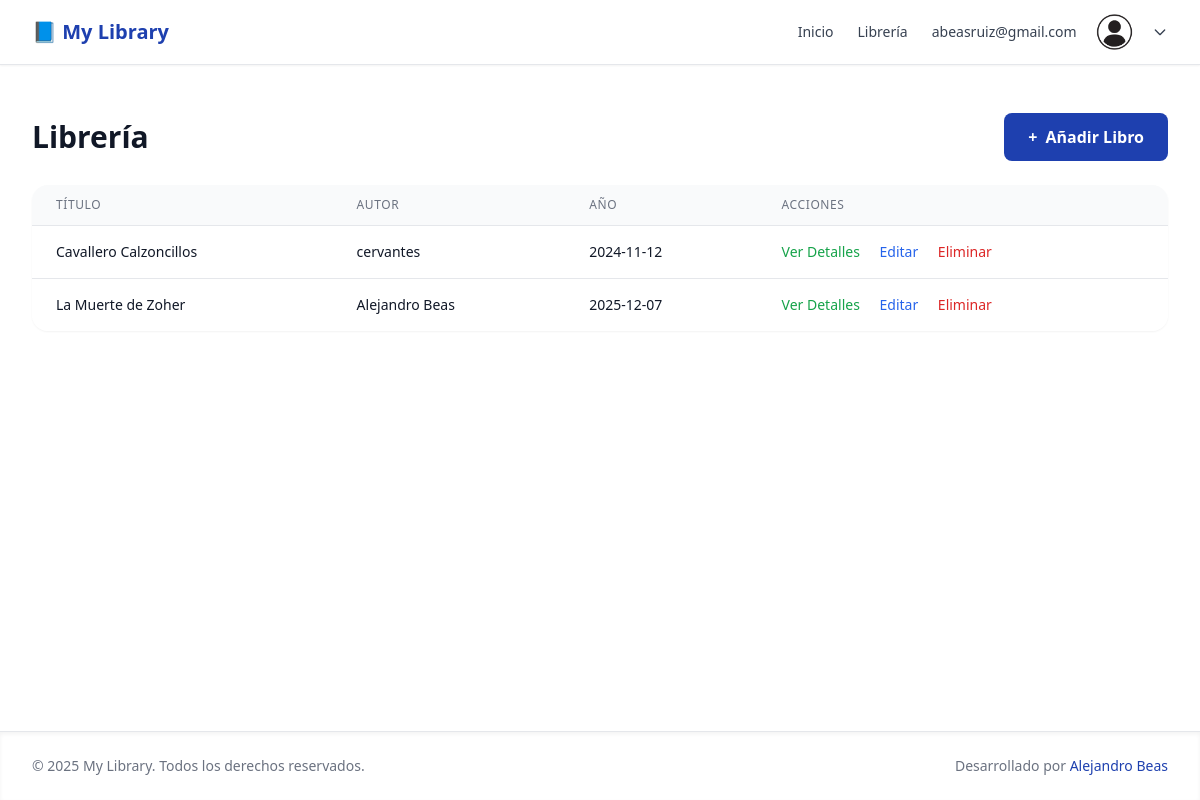
/books (signed in), run on an earlier commit of the app's database.
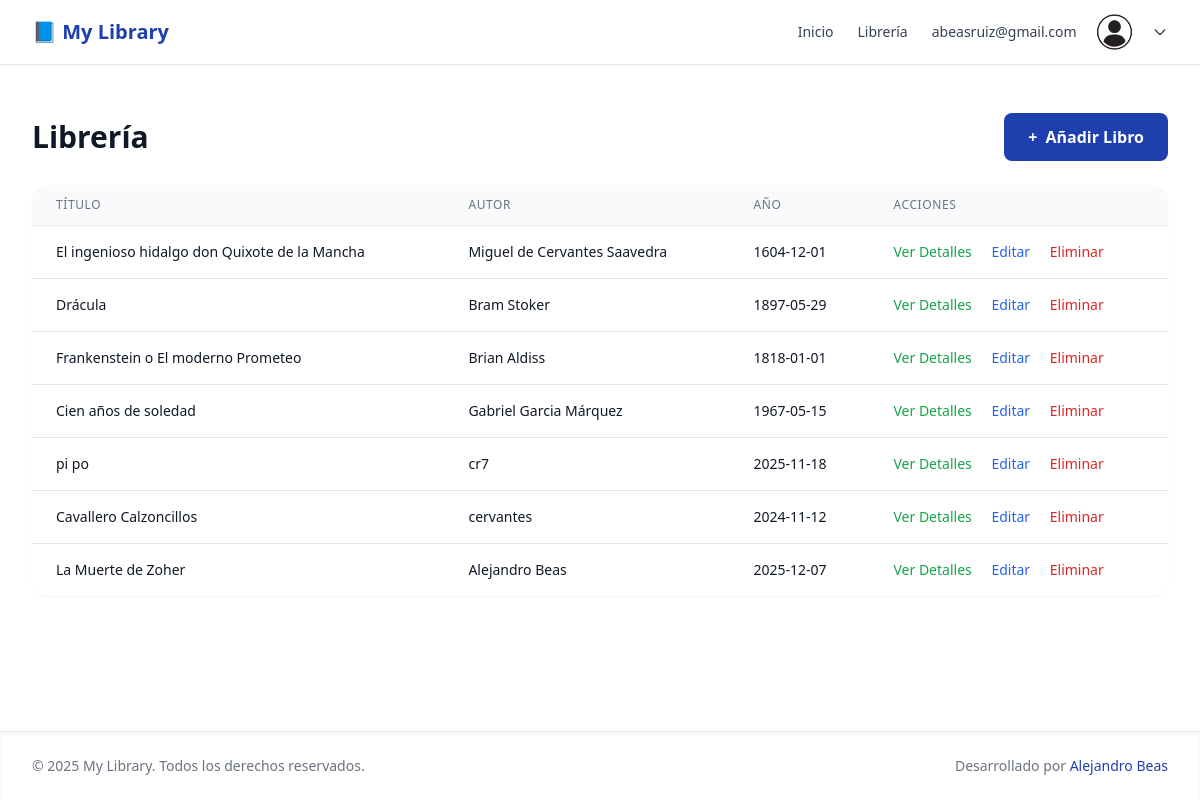
And on a later commit of the database.
### tables this page shows
CREATE TABLE books (
	id INTEGER NOT NULL PRIMARY KEY AUTOINCREMENT,
	title TEXT NOT NULL,
	author TEXT,
	publish_date TEXT
, sinopsis varchar(45) default NULL, Etiqueta varchar(45) default NULL, genres TEXT NOT NULL);

### controllers/bookscontroller.php (called while the page is built)
<?php
require_once __DIR__ . '/../models/books.php';
$books = getAllBooks($db);
require __DIR__ . '/../views/books_list.view.php';

### models/books.php (called while the page is built, shortened)
<?php
function getAllBooks(PDO $db): array {
    $stmt = $db->query("SELECT id, title, author, publish_date FROM books ORDER BY id DESC");
    return $stmt->fetchAll();
}

### views/books_list.view.php (the view, shortened to what this page needs)
<?php include 'partials/header.view.php'; ?>
<main class="flex-1">
    <div class="max-w-7xl mx-auto py-6 sm:px-6 lg:px-8">
        <div class="px-4 py-6 sm:px-0">
            <div class="flex justify-between items-center mb-6">
                <h1 class="text-3xl font-bold text-gray-900">Librería</h1>
                <?php if ($_SESSION['user']): ?>
                    <a href="/add-book" class="bg-primary text-white px-6 py-3 rounded-lg hover:bg-red-700 font-semibold flex items-center">
                        <span class="mr-2">+</span> Añadir Libro
                    </a>
                <?php endif; ?>
            </div>
            <?php if (empty($books)): ?>
                <div class="text-center py-12 bg-white rounded-2xl shadow-sm">
                    <div class="text-gray-400 text-6xl mb-4">📚</div>
                    <h3 class="text-xl font-semibold text-gray-900 mb-2">No hay libros en la biblioteca</h3>
                    <p class="text-gray-500 mb-6">Comienza añadiendo tu primer libro a la colección.</p>
                    <?php if ($_SESSION['user']): ?>
                        <a href="/add-book" class="bg-primary text-white px-6 py-3 rounded-lg hover:bg-red-700 font-semibold inline-block">
                            Añadir Primer Libro
                        </a>
                    <?php else: ?>
                        <p class="text-gray-500">Inicia sesión para añadir libros.</p>
                    <?php endif; ?>
                </div>
            <?php else: ?>
                <div class="bg-white rounded-2xl shadow-sm overflow-hidden">
                    <div class="overflow-x-auto">
                        <table class="min-w-full divide-y divide-gray-200">
                            <thead class="bg-gray-50">
                                <tr>
                                    <th class="px-6 py-3 text-left text-xs font-medium text-gray-500 uppercase tracking-wider">Título</th>
                                    <th class="px-6 py-3 text-left text-xs font-medium text-gray-500 uppercase tracking-wider">Autor</th>
                                    <th class="px-6 py-3 text-left text-xs font-medium text-gray-500 uppercase tracking-wider">Año</th>
                                    <?php if ($_SESSION['user']): ?>
                                        <th class="px-6 py-3 text-left text-xs font-medium text-gray-500 uppercase tracking-wider">Acciones</th>
                                    <?php endif; ?>
                                </tr>
                            </thead>
                            <tbody class="bg-white divide-y divide-gray-200">
                                <?php foreach ($books as $book): ?>
                                    <tr class="hover:bg-gray-50">
                                        <td class="px-6 py-4 whitespace-nowrap">
                                            <a href="/view-book/<?= $book['id'] ?>"><div class="text-sm font-medium text-gray-900"><?= htmlspecialchars($book['title']) ?> </div></a>
                                        </td>
                                        <td class="px-6 py-4 whitespace-nowrap">
                                            <div class="text-sm text-gray-900"><?= htmlspecialchars($book['author']) ?></div>
                                        </td>
                                        <td class="px-6 py-4 whitespace-nowrap">
                                            <div class="text-sm text-gray-900"><?= htmlspecialchars($book['publish_date']) ?></div>
                                        </td>
                                        <?php if ($_SESSION['user']): ?>
                                        <td class="px-6 py-4 whitespace-nowrap text-sm font-medium">
                                            <a href="/view-book/<?= $book['id'] ?>" class="text-green-600 hover:text-green-900 mr-4">Ver Detalles</a>
                                            <a href="/edit-book/<?= $book['id'] ?>" class="text-blue-600 hover:text-blue-900 mr-4">Editar</a>
                                            <form action="/delete-book/<?= $book['id'] ?>" method="POST" class="inline" onsubmit="return confirm('¿Estás seguro de que quieres eliminar este libro?')">
                                                <button type="submit" class="text-red-600 hover:text-red-900">Eliminar</button>
                                            </form>
                                        </td>
                                    <?php endif; ?>
                                    </tr>
                                <?php endforeach; ?>
                            </tbody>
                        </table>
                    </div>
                </div>
            <?php endif; ?>
        </div>
    </div>
</main>
<?php include 'partials/footer.view.php'; ?>

### index.php (shortened to what this page needs)
    <?php
$uri = parse_url($_SERVER['REQUEST_URI'], PHP_URL_PATH);
$uri = trim($uri, '/');
$segments = explode('/', $uri);
$route = $segments[0] ?? 'home';
$controller = $route . 'controller';
$controllerPath = "controllers/{$controller}.php";
if (file_exists($controllerPath)) {
    require $controllerPath;
} else {
    http_response_code(404);
    require 'views/404.view.php';
}

### views/partials/header.view.php (shortened to what this page needs)
<!DOCTYPE html>
<html lang="es" class="h-full bg-white">
<head>
    <script src="https://cdn.tailwindcss.com"></script>
</head>
<body class="h-full flex flex-col bg-white text-gray-800 antialiased">
<header class="bg-white border-b border-gray-200 shadow-sm sticky top-0 z-50">
    <div class="max-w-7xl mx-auto px-6 lg:px-8">
        <div class="flex justify-between items-center h-16">
            <a href="/home" class="flex items-center space-x-2 text-xl font-semibold text-gray-900 hover:text-primary transition-colors">
                <span class="text-primary">📘 My Library</span>
            </a>
            <nav class="flex items-center space-x-6 text-sm font-medium">
                <a href="/home" class="text-gray-700 hover:text-primary transition-colors">Inicio</a>
                <a href="/books" class="text-gray-700 hover:text-primary transition-colors">Librería</a>
                <?php if ($_SESSION['user']): ?>
                    <div class="relative group">
    <button class="flex items-center space-x-2 text-gray-700 hover:text-primary transition-colors focus:outline-none">
        <span><?= htmlspecialchars($_SESSION['user']['email']) ?></span>
        <img src="../../styles/userLogo.webp" class="w-18 h-9" alt="">
        <svg class="w-4 h-4" fill="none" stroke="currentColor" viewBox="0 0 24 24">
            <path stroke-linecap="round" stroke-linejoin="round" stroke-width="2" d="M19 9l-7 7-7-7" />
        </svg>
    </button>
</div>
                <?php else: ?>
                    <a href="/login" class="text-gray-799 hover:text-primary transition-colors">Iniciar sessió</a>
                    <a href="/register" class="text-gray-700 hover:text-primary transition-colors">Registrar-se</a>
                    <?php endif; ?>
            </nav>
        </div>
    </div>
</header>

### views/partials/footer.view.php (shortened to what this page needs)
    <footer class="mt-auto bg-white border-t border-gray-200 shadow-inner">
        <div class="max-w-7xl mx-auto px-6 lg:px-8 py-6">
            <div class="flex flex-col md:flex-row items-center justify-between text-sm text-gray-500">
                <p>&copy; <?= date('Y'); ?> <?= APP_NAME ?>. Todos los derechos reservados.</p>
                <p class="mt-2 md:mt-0">Desarrollado por <span class="text-primary font-medium">Alejandro Beas</span></p>
            </div>
        </div>
    </footer>
</body>
</html>

### views/partials/header.view.php (style rules this page uses)
.bg-primary { background-color: #1e40af; }
.text-primary { color: #1e40af; }

What changed in the data, as far as the page shows it:
added books: title "El ingenioso hidalgo don Quixote de la Mancha", author "Miguel de Cervantes Saavedra", publish_date "1604-12-01"
added books: title "Drácula", author "Bram Stoker", publish_date "1897-05-29"
added books: title "Frankenstein o El moderno Prometeo", author "Brian Aldiss", publish_date "1818-01-01"
added books: title "Cien años de soledad", author "Gabriel Garcia Márquez", publish_date "1967-05-15"
added books: title "pi po", author "cr7", publish_date "2025-11-18"
